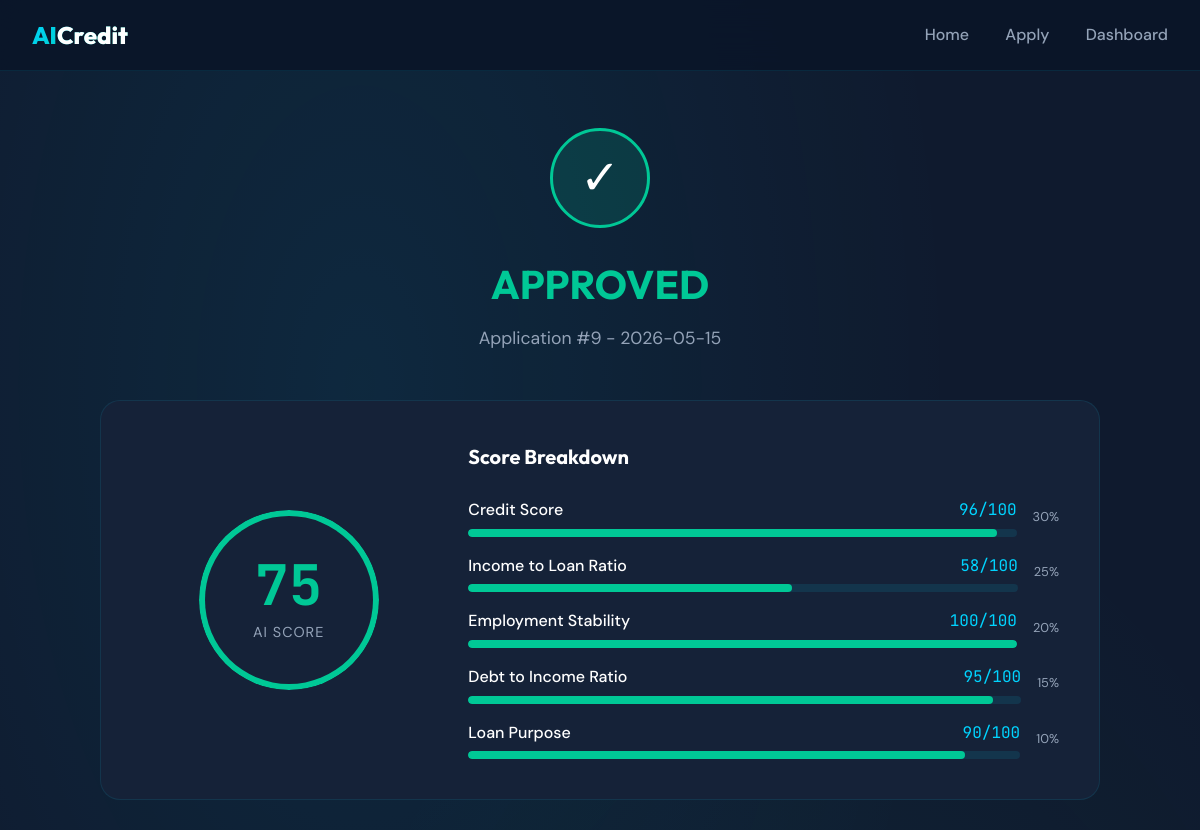
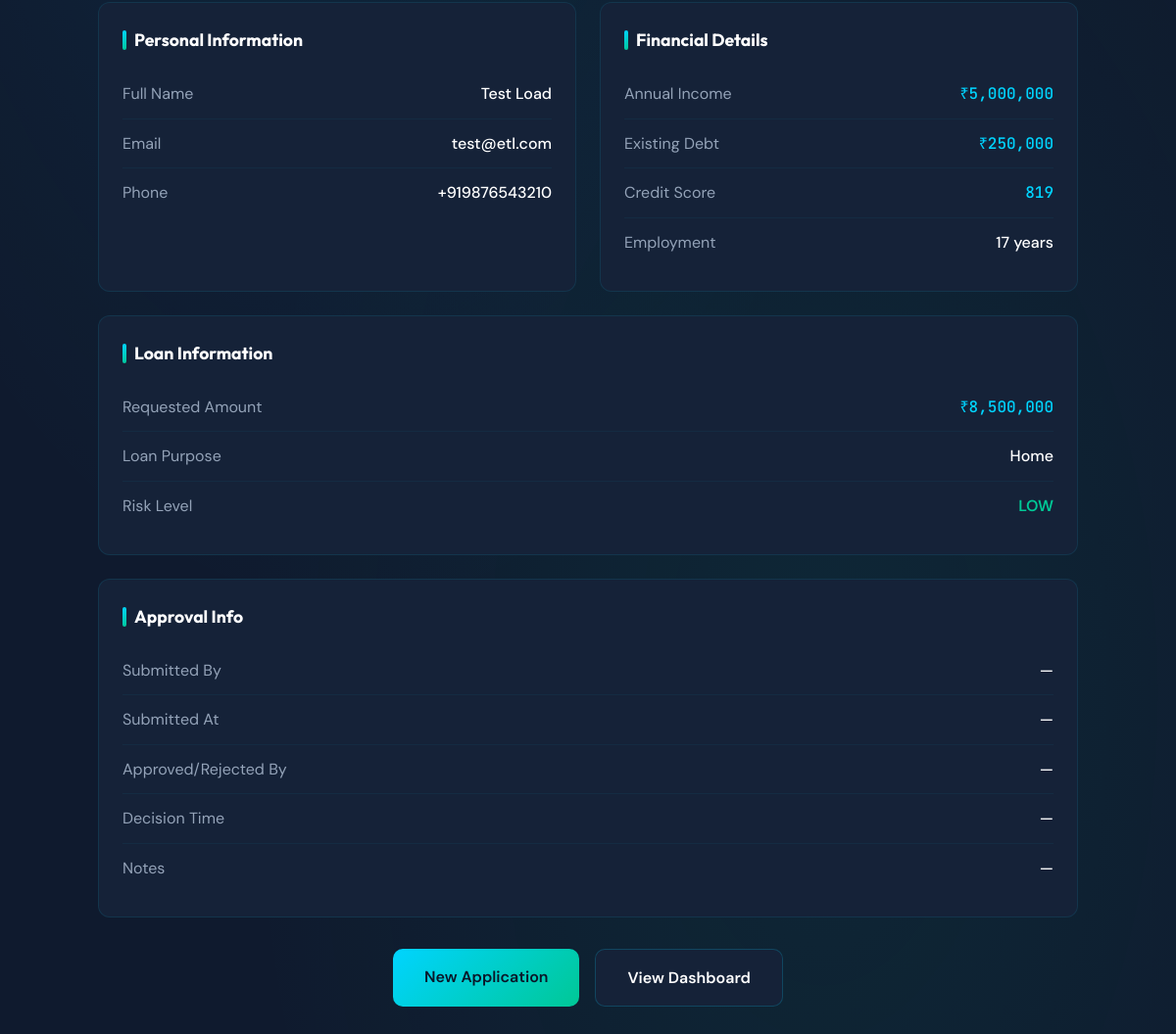
The app's page /result/9 with its own data (2 pictures, top to bottom).
### tables this page shows
CREATE TABLE applications (
                id INTEGER PRIMARY KEY AUTOINCREMENT,
                applicant_name TEXT NOT NULL,
                email TEXT NOT NULL,
                phone TEXT NOT NULL,
                annual_income REAL NOT NULL,
                credit_score INTEGER NOT NULL,
                loan_amount REAL NOT NULL,
                loan_purpose TEXT NOT NULL,
                employment_years INTEGER NOT NULL,
                existing_debt REAL NOT NULL,
                ai_score REAL,
                risk_level TEXT,
                status TEXT DEFAULT 'PENDING',
                created_at DATETIME DEFAULT CURRENT_TIMESTAMP
            , submitted_by TEXT, submitted_at DATETIME, approved_by TEXT, approved_at DATETIME, approval_notes TEXT);

### app.py (the view)
@app.route('/result/<int:id>')
def result(id):
    db = get_db()
    app = db.execute('SELECT * FROM applications WHERE id = ?', (id,)).fetchone()
    if app is None:
        return "Application not found", 404
    credit_score = app['credit_score']
    annual_income = app['annual_income']
    loan_amount = app['loan_amount']
    employment_years = app['employment_years']
    existing_debt = app['existing_debt']
    loan_purpose = app['loan_purpose']
    components = {
        'credit_score': {
            'name': 'Credit Score',
            'value': min(100, (credit_score / 850) * 100),
            'weight': 30,
            'display': f'{credit_score} (300-850)'
        },
        'income_loan_ratio': {
            'name': 'Income to Loan Ratio',
            'value': min(100, (annual_income / loan_amount * 100) if loan_amount > 0 else 0),
            'weight': 25,
            'display': f'₹{annual_income:,.0f} / ₹{loan_amount:,.0f}'
        },
        'employment': {
            'name': 'Employment Stability',
            'value': min(100, (employment_years / 5) * 100),
            'weight': 20,
            'display': f'{employment_years} years'
        },
        'debt_ratio': {
            'name': 'Debt to Income Ratio',
            'value': min(100, max(0, 100 - (existing_debt / annual_income * 100))) if annual_income > 0 else 0,
            'weight': 15,
            'display': f'${existing_debt:,.0f} / ${annual_income:,.0f}'
        },
        'purpose': {
            'name': 'Loan Purpose',
            'value': {'home': 90, 'business': 80, 'education': 85, 'debt_consolidation': 70,
                     'medical': 75, 'vehicle': 80, 'personal': 65, 'other': 60}.get(loan_purpose, 60),
            'weight': 10,
            'display': loan_purpose.title()
        }
    }
    return render_template('result.html', application=app, components=components)

### app.py (called while the page is built)
def get_db():
    db = getattr(g, '_database', None)
    if db is None:
        db = g._database = sqlite3.connect(DATABASE)
        db.row_factory = sqlite3.Row
    return db

@app.teardown_appcontext
def close_connection(exception):
    db = getattr(g, '_database', None)
    if db is not None:
        db.close()

### templates/result.html (shortened to what this page needs)
<!DOCTYPE html>
<html lang="en">
<head>
</head>
<body>
    <header>
        <div class="nav-container">
            <div class="logo">AI<span>Credit</span></div>
            <nav>
                <a href="/">Home</a>
                <a href="/apply">Apply</a>
                <a href="/dashboard">Dashboard</a>
            </nav>
        </div>
    </header>
    <main class="main">
        <div class="container">
            <div class="result-header">
                <div class="result-icon {{ application.status|lower }}">
                    {% if application.status == 'APPROVED' %}✓{% elif application.status == 'PENDING' %}⏳{% else %}✗{% endif %}
                </div>
                <h1 class="result-title {{ application.status|lower }}">{{ application.status }}</h1>
                <p class="result-subtitle">Application #{{ application.id }} - {{ application.created_at[:10] }}</p>
            </div>
            <div class="score-display">
                <div class="main-score">
                    <div class="score-circle {{ application.status|lower }}">
                        <div class="score-value">{{ application.ai_score|int }}</div>
                        <div class="score-label">AI Score</div>
                    </div>
                </div>
                <div class="score-breakdown">
                    <h3>Score Breakdown</h3>
                    <div class="breakdown-items">
                        {% for key, comp in components.items() %}
                        <div class="breakdown-item">
                            <div class="breakdown-info">
                                <div class="breakdown-header">
                                    <span class="breakdown-name">{{ comp.name }}</span>
                                    <span class="breakdown-value">{{ comp.value|int }}/100</span>
                                </div>
                                <div class="breakdown-bar">
                                    <div class="breakdown-fill {{ application.status|lower }}" style="width: {{ comp.value }}%"></div>
                                </div>
                            </div>
                            <span class="breakdown-weight">{{ comp.weight }}%</span>
                        </div>
                        {% endfor %}
                    </div>
                </div>
            </div>
            <div class="details-grid">
                <div class="detail-card">
                    <h3>Personal Information</h3>
                    <div class="detail-row">
                        <span class="detail-label">Full Name</span>
                        <span class="detail-value">{{ application.applicant_name }}</span>
                    </div>
                    <div class="detail-row">
                        <span class="detail-label">Email</span>
                        <span class="detail-value">{{ application.email }}</span>
                    </div>
                    <div class="detail-row">
                        <span class="detail-label">Phone</span>
                        <span class="detail-value">{{ application.phone }}</span>
                    </div>
                </div>
                <div class="detail-card">
                    <h3>Financial Details</h3>
                    <div class="detail-row">
                        <span class="detail-label">Annual Income</span>
                        <span class="detail-value mono">₹{{ "{:,.0f}".format(application.annual_income) }}</span>
                    </div>
                    <div class="detail-row">
                        <span class="detail-label">Existing Debt</span>
                        <span class="detail-value mono">₹{{ "{:,.0f}".format(application.existing_debt) }}</span>
                    </div>
                    <div class="detail-row">
                        <span class="detail-label">Credit Score</span>
                        <span class="detail-value mono">{{ application.credit_score }}</span>
                    </div>
                    <div class="detail-row">
                        <span class="detail-label">Employment</span>
                        <span class="detail-value">{{ application.employment_years }} years</span>
                    </div>
                </div>
                <div class="detail-card full-width">
                    <h3>Loan Information</h3>
                    <div class="detail-row">
                        <span class="detail-label">Requested Amount</span>
                        <span class="detail-value mono">₹{{ "{:,.0f}".format(application.loan_amount) }}</span>
                    </div>
                    <div class="detail-row">
                        <span class="detail-label">Loan Purpose</span>
                        <span class="detail-value">{{ application.loan_purpose|title }}</span>
                    </div>
                    <div class="detail-row">
                        <span class="detail-label">Risk Level</span>
                        <span class="detail-value" style="color: {% if application.risk_level == 'LOW' %}var(--accent){% elif application.risk_level == 'MEDIUM' %}var(--warning){% else %}var(--danger){% endif %}; font-weight: 600;">{{ application.risk_level }}</span>
                    </div>
                </div>
                <div class="detail-card full-width">
                    <h3>Approval Info</h3>
                    <div class="detail-row">
                        <span class="detail-label">Submitted By</span>
                        <span class="detail-value">{{ application.submitted_by or '—' }}</span>
                    </div>
                    <div class="detail-row">
                        <span class="detail-label">Submitted At</span>
                        <span class="detail-value">{{ application.submitted_at[:19] if application.submitted_at else '—' }}</span>
                    </div>
                    <div class="detail-row">
                        <span class="detail-label">Approved/Rejected By</span>
                        <span class="detail-value">{{ application.approved_by or '—' }}</span>
                    </div>
                    <div class="detail-row">
                        <span class="detail-label">Decision Time</span>
                        <span class="detail-value">{{ application.approved_at[:19] if application.approved_at else '—' }}</span>
                    </div>
                    <div class="detail-row">
                        <span class="detail-label">Notes</span>
                        <span class="detail-value">{{ application.approval_notes or '—' }}</span>
                    </div>
                </div>
            </div>
            <div class="actions">
                <a href="/apply" class="btn btn-primary">New Application</a>
                <a href="/dashboard" class="btn btn-secondary">View Dashboard</a>
            </div>
        </div>
    </main>
</body>
</html>

### records on screen
applications: status "APPROVED", id "9", created_at "2026-05-15", ai_score "75", applicant_name "Test Load", email "test@etl.com", phone "+919876543210", annual_income "5,000,000", existing_debt "250,000", credit_score "819", employment_years "17", loan_amount "8,500,000", loan_purpose "Home", risk_level "LOW"

### other values on screen
{{ comp.name }} "Credit Score" "Income to Loan Ratio" "Employment Stability" "Debt to Income Ratio" "Loan Purpose"
{{ comp.value|int }} "96" "58" "100" "95" "90"
{{ comp.weight }} "30" "25" "20" "15" "10"
{{ application.submitted_by or '—' }} "—"
{{ application.submitted_at[:19] if application.submitted_at else '—' }} "—"
{{ application.approved_by or '—' }} "—"
{{ application.approved_at[:19] if application.approved_at else '—' }} "—"
{{ application.approval_notes or '—' }} "—"
